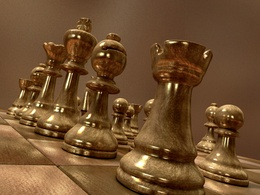
%> input picture tarun/data/dofpro_chessRGB.jpg, 260 x 195 px, shrunk from 720 x 540 before the run
$ octave trial3.m   (GNU Octave 9; MATLAB toolbox functions it lacks are replaced by stand-ins)
%> lines starting %> are read from the running program, lines starting %| are printed output that depends on the picture; in (x1, y1, x2, y2) boxes, pixels count from 0 and x2, y2 are one past the last pixel; in counts of white or black regions, pixels touching at a corner belong together; the program's own positions count from 1
I1 = imread('data/dofpro_chessRGB.jpg');
%> I1 is the input picture: size 195x260x3 uint8; mean R, G, B 112.7, 79.1, 46.6
[height1 width1 d1] = size(I1);
%> height1 = 195; width1 = 260; d1 = 3
I2 = imread('data/dofpro_chessDM.jpg');
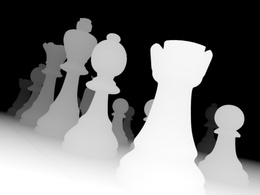
%> input picture tarun/data/dofpro_chessDM.jpg, 260 x 195 px, shrunk from 720 x 540 before the run
%> I2 is the input picture: size 195x260x3 uint8; min 0, max 255, mean 120
[height2 width2 d2] = size(I2);
%> height2 = 195; width2 = 260; d2 = 3

figure;
I1_gray=I1;
imshow(I1_gray);

figure;
I2_gray=I2;
imshow(I2_gray);

I2_thresh=im2bw(I2_gray,230/255);
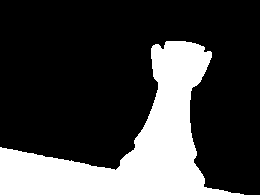
%> I2_thresh: size 195x260 logical; 26.1% white; 1 white region, box (x1, y1, x2, y2) and area: (0, 41, 244, 195) 13233

I2_thresh=uint8(I2_thresh);

I_thresh(:,:,1)=I1_gray(:,:,1).*I2_thresh;
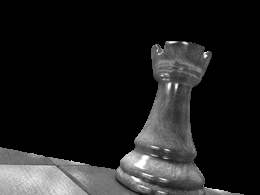
%> I_thresh: size 195x260 uint8; min 0, max 255, mean 31.2
I_thresh(:,:,2)=I1_gray(:,:,2).*I2_thresh;
I_thresh(:,:,3)=I1_gray(:,:,3).*I2_thresh;
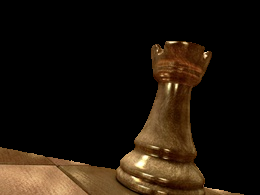
%> I_thresh: size 195x260x3 uint8; mean R, G, B 31.2, 21.6, 11.7
figure;
imshow(I_thresh);

I_minus=I1_gray-I_thresh;
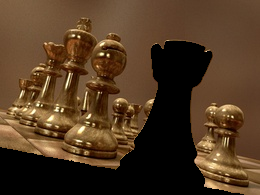
%> I_minus: size 195x260x3 uint8; mean R, G, B 81.6, 57.6, 34.9
% figure;
% imshow(I_minus);

h = fspecial('gaussian', [height1 width1], 6.0);
g = imfilter(I_minus, h);
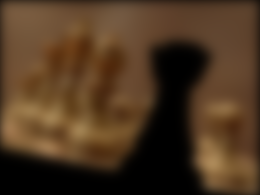
%> g: size 195x260x3 uint8; mean R, G, B 78.3, 55.2, 33.3
% figure;
% imshow(g);

I_blur=g+I_thresh;
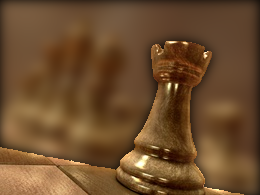
%> I_blur: size 195x260x3 uint8; mean R, G, B 109.5, 76.8, 45.1
figure;
imshow(I_blur);
